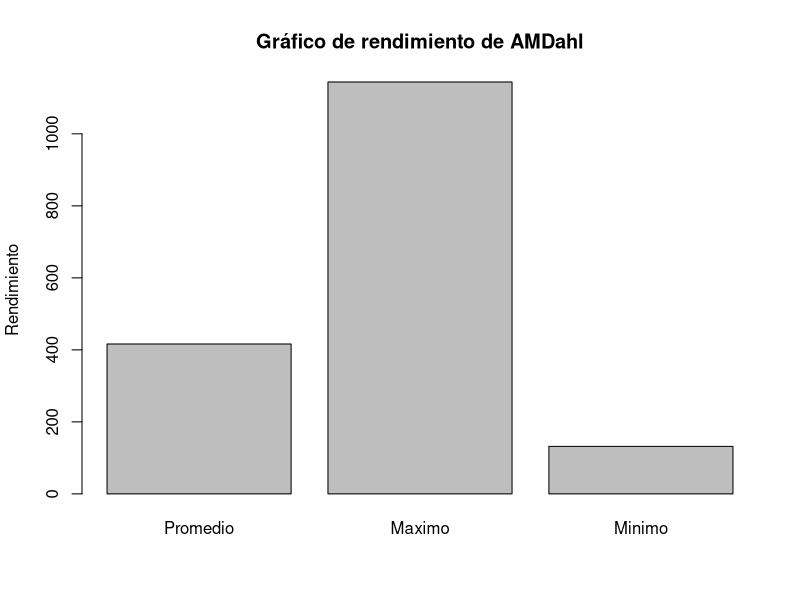
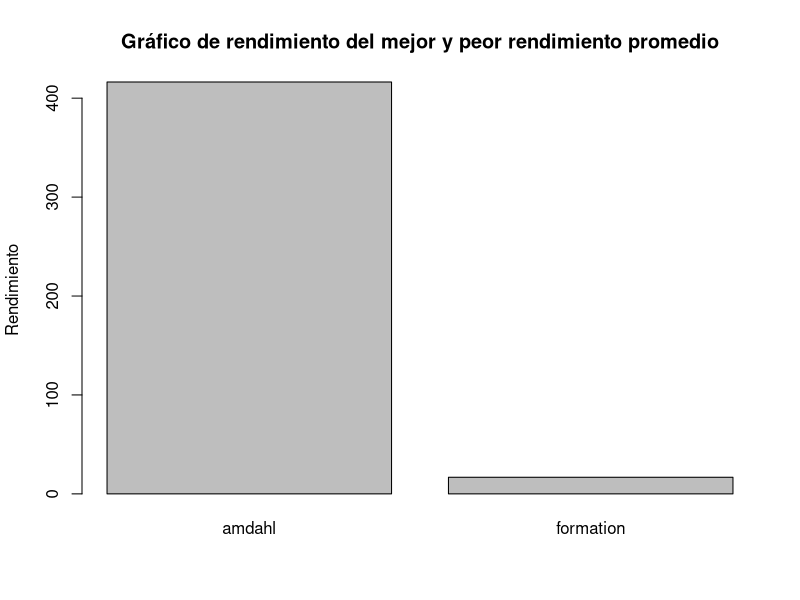

The R script that drew these images, in order:
# install.packages("tidyverse")
library("tidyverse")

# Se lee el archivo de datos y se guarda en una variable
datos_desempenio_cpu <- read.csv("./Data/DesempenioCPU.csv")

# Función que devuelve las primeras n filas del conjunto de datos.
head(datos_desempenio_cpu)

# Se convierte el conjunto de datos en un dataframe 
df_desempenio_cpu <- data.frame(datos_desempenio_cpu)

# Variable que se utiliza para filtrar los datos, para acceder a una columna del data frame se utiliza el simbolo $
rendimiento_amdahl <- df_desempenio_cpu %>% 
    filter(Compania == "amdahl") %>%
    summarize(
        Promedio = mean(PRP), 
        Minimo = min(PRP), 
        Maximo = max(PRP))

# Creacion de un data frame con los resultados obtenidos
df_rendimiento_amdahl <- data.frame(
    Rendimiento=c("Promedio", "Maximo", "Minimo"),
    Valor=c(rendimiento_amdahl$Promedio, 
        rendimiento_amdahl$Maximo, 
        rendimiento_amdahl$Minimo))
view(df_rendimiento_amdahl)

# Grafica de barras de rendimiento
barplot(height = df_rendimiento_amdahl$Valor, names = df_rendimiento_amdahl$Rendimiento,
    main = "Gráfico de rendimiento de AMDahl", ylab = "Rendimiento", xlab = "")


# Variables que se utilizan para filtrar los datos y obtener los resultados para la grafica 2
rendimiento_por_compania <- df_desempenio_cpu %>% 
    group_by(Compania) %>% 
    summarize(
        Promedio = mean(PRP), 
        Minimo = min(PRP), 
        Maximo = max(PRP))
df_rendimiento_por_compania <- data.frame(rendimiento_por_compania)

filter_compania <- rendimiento_por_compania %>% 
    filter(Promedio == min(Promedio) | Promedio == max(Promedio))
df_filter_compania <- data.frame(filter_compania)
view(df_filter_compania)

# Grafica de barras de rendimiento
barplot(height = df_filter_compania$Promedio, names = df_filter_compania$Compania,
    main = "Gráfico de rendimiento del mejor y peor rendimiento promedio", ylab = "Rendimiento", xlab = "")
